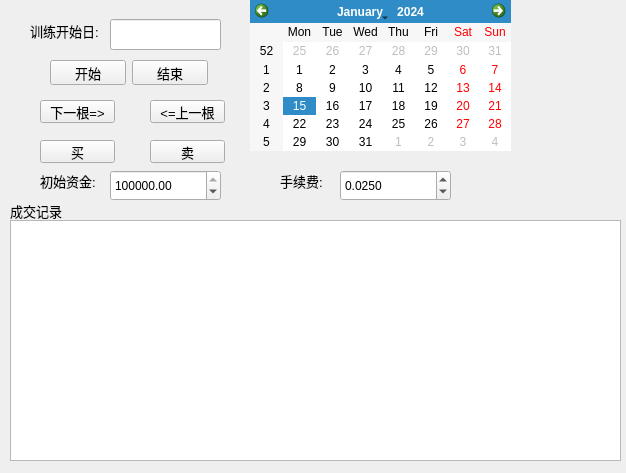
<?xml version="1.0" encoding="UTF-8"?>
<ui version="4.0">
 <class>TrainDlgForm</class>
 <widget class="QWidget" name="TrainDlgForm">
  <property name="geometry">
   <rect>
    <x>0</x>
    <y>0</y>
    <width>626</width>
    <height>473</height>
   </rect>
  </property>
  <property name="windowTitle">
   <string>训练模式</string>
  </property>
  <widget class="QLabel" name="label">
   <property name="geometry">
    <rect>
     <x>40</x>
     <y>170</y>
     <width>61</width>
     <height>21</height>
    </rect>
   </property>
   <property name="font">
    <font>
     <pointsize>10</pointsize>
    </font>
   </property>
   <property name="text">
    <string>初始资金:</string>
   </property>
  </widget>
  <widget class="QLabel" name="label_2">
   <property name="geometry">
    <rect>
     <x>30</x>
     <y>20</y>
     <width>71</width>
     <height>21</height>
    </rect>
   </property>
   <property name="font">
    <font>
     <pointsize>10</pointsize>
    </font>
   </property>
   <property name="text">
    <string>训练开始日:</string>
   </property>
  </widget>
  <widget class="QDoubleSpinBox" name="dbspbBegCapital">
   <property name="geometry">
    <rect>
     <x>110</x>
     <y>170</y>
     <width>111</width>
     <height>31</height>
    </rect>
   </property>
   <property name="maximum">
    <double>10000000.000000000000000</double>
   </property>
   <property name="value">
    <double>1000000.000000000000000</double>
   </property>
  </widget>
  <widget class="QPushButton" name="pbtnBuy">
   <property name="geometry">
    <rect>
     <x>40</x>
     <y>140</y>
     <width>75</width>
     <height>23</height>
    </rect>
   </property>
   <property name="font">
    <font>
     <pointsize>10</pointsize>
    </font>
   </property>
   <property name="text">
    <string>买</string>
   </property>
  </widget>
  <widget class="QPushButton" name="pbtnSell">
   <property name="geometry">
    <rect>
     <x>150</x>
     <y>140</y>
     <width>75</width>
     <height>23</height>
    </rect>
   </property>
   <property name="font">
    <font>
     <pointsize>10</pointsize>
    </font>
   </property>
   <property name="text">
    <string>卖</string>
   </property>
  </widget>
  <widget class="QPushButton" name="pbtnNextK">
   <property name="geometry">
    <rect>
     <x>40</x>
     <y>100</y>
     <width>75</width>
     <height>23</height>
    </rect>
   </property>
   <property name="font">
    <font>
     <pointsize>10</pointsize>
    </font>
   </property>
   <property name="text">
    <string>下一根=&gt;</string>
   </property>
  </widget>
  <widget class="QPushButton" name="pbtnPreK">
   <property name="geometry">
    <rect>
     <x>150</x>
     <y>100</y>
     <width>75</width>
     <height>23</height>
    </rect>
   </property>
   <property name="font">
    <font>
     <pointsize>10</pointsize>
    </font>
   </property>
   <property name="text">
    <string>&lt;=上一根</string>
   </property>
  </widget>
  <widget class="QLabel" name="label_3">
   <property name="geometry">
    <rect>
     <x>280</x>
     <y>170</y>
     <width>61</width>
     <height>21</height>
    </rect>
   </property>
   <property name="font">
    <font>
     <pointsize>10</pointsize>
    </font>
   </property>
   <property name="text">
    <string>手续费:</string>
   </property>
  </widget>
  <widget class="QDoubleSpinBox" name="dbspbFeeRate">
   <property name="geometry">
    <rect>
     <x>340</x>
     <y>170</y>
     <width>111</width>
     <height>31</height>
    </rect>
   </property>
   <property name="decimals">
    <number>4</number>
   </property>
   <property name="maximum">
    <double>99.000000000000000</double>
   </property>
   <property name="singleStep">
    <double>0.001000000000000</double>
   </property>
   <property name="value">
    <double>0.025000000000000</double>
   </property>
  </widget>
  <widget class="QLabel" name="label_4">
   <property name="geometry">
    <rect>
     <x>460</x>
     <y>60</y>
     <width>31</width>
     <height>21</height>
    </rect>
   </property>
   <property name="font">
    <font>
     <pointsize>10</pointsize>
    </font>
   </property>
   <property name="text">
    <string>%</string>
   </property>
  </widget>
  <widget class="QTableView" name="tableView">
   <property name="geometry">
    <rect>
     <x>10</x>
     <y>220</y>
     <width>611</width>
     <height>241</height>
    </rect>
   </property>
  </widget>
  <widget class="QLabel" name="label_5">
   <property name="geometry">
    <rect>
     <x>10</x>
     <y>200</y>
     <width>61</width>
     <height>21</height>
    </rect>
   </property>
   <property name="font">
    <font>
     <pointsize>10</pointsize>
    </font>
   </property>
   <property name="text">
    <string>成交记录</string>
   </property>
  </widget>
  <widget class="QCalendarWidget" name="calendar">
   <property name="geometry">
    <rect>
     <x>250</x>
     <y>0</y>
     <width>261</width>
     <height>151</height>
    </rect>
   </property>
   <property name="gridVisible">
    <bool>false</bool>
   </property>
  </widget>
  <widget class="QLineEdit" name="le_date">
   <property name="geometry">
    <rect>
     <x>110</x>
     <y>19</y>
     <width>111</width>
     <height>31</height>
    </rect>
   </property>
  </widget>
  <widget class="QWidget" name="">
   <property name="geometry">
    <rect>
     <x>50</x>
     <y>60</y>
     <width>158</width>
     <height>25</height>
    </rect>
   </property>
   <layout class="QHBoxLayout" name="horizontalLayout">
    <item>
     <widget class="QPushButton" name="pbtnStart">
      <property name="font">
       <font>
        <pointsize>10</pointsize>
       </font>
      </property>
      <property name="text">
       <string>开始</string>
      </property>
     </widget>
    </item>
    <item>
     <widget class="QPushButton" name="pbtnStop">
      <property name="font">
       <font>
        <pointsize>10</pointsize>
       </font>
      </property>
      <property name="text">
       <string>结束</string>
      </property>
     </widget>
    </item>
   </layout>
  </widget>
 </widget>
 <resources/>
 <connections/>
</ui>
